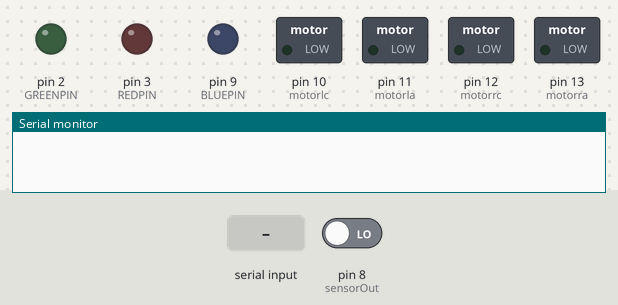
Recording of a sketch running on a simulated Arduino Uno, built with avr-gcc and run on an emulated ATmega328P. Parts: switched loads named in the sketch (green lamp = pin HIGH), output pins drawn as LEDs (lit = HIGH), the last lines printed to the serial monitor. The inputs (shaded band) are chosen by the test bench; at power-on: pin 8 (sensorOut) LOW. Pins used as bus, display or sensor lines are not drawn.

Above: at 1.2 s.
1.3 s: "Right" received over the second serial link
At 3.7 s:
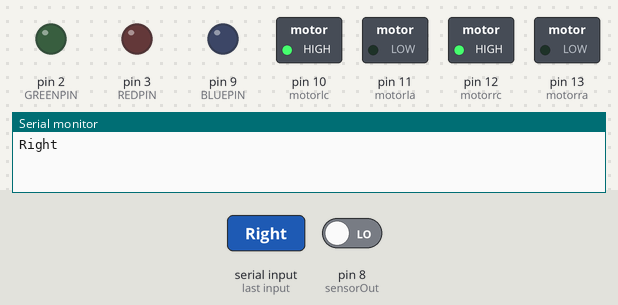
4.5 s: "Left" received over the second serial link
At 6.4 s:
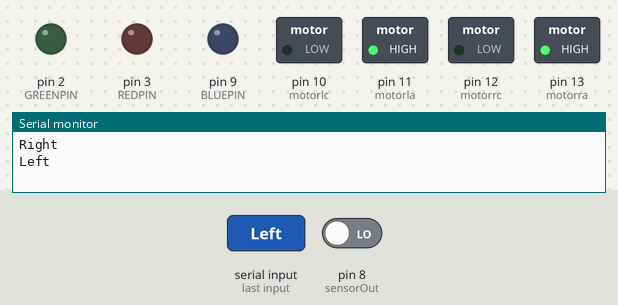
7.5 s: "Back" received over the second serial link
At 10.2 s:
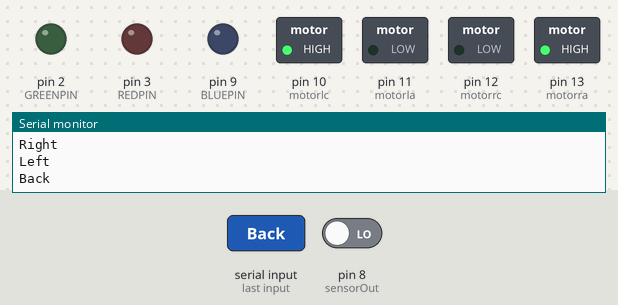
10.5 s: "Forward" received over the second serial link
At 13.4 s:
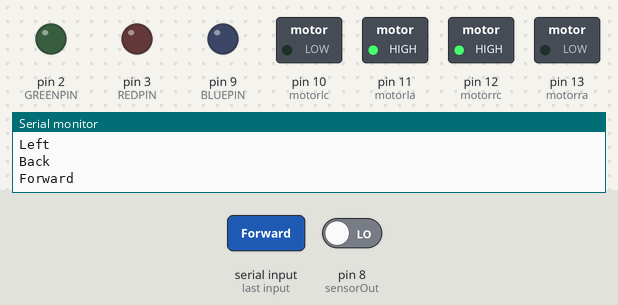
Timing chart, 0 to 14.5 s (numbered marks = the images above; inputs shaded):
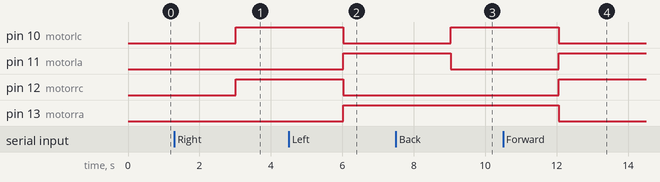

Measured:
- after the input at 1.3 s, pin 10 (motorlc), pin 12 (motorrc): LOW → HIGH after 1.7 s
- after the input at 4.5 s, pin 10 (motorlc), pin 12 (motorrc): HIGH → LOW after 1.5 s; pin 11 (motorla), pin 13 (motorra): LOW → HIGH after 1.5 s
- after the input at 7.5 s, pin 10 (motorlc): LOW → HIGH after 1.5 s; pin 11 (motorla): HIGH → LOW after 1.5 s
- after the input at 10.5 s, pin 10 (motorlc), pin 13 (motorra): HIGH → LOW after 1.6 s; pin 11 (motorla), pin 12 (motorrc): LOW → HIGH after 1.6 s

The sketch:

Chameleon_Car_Prototype.ino
```cpp
#include <SoftwareSerial.h>
SoftwareSerial BT(0, 1);


int motorlc = 10; // left motor clockwise rotation
int motorla = 11; // left motor anticlockwise rotation
int motorrc = 12; // right motor clockwise rotation
int motorra = 13; // right motor anticlockwise rotatio
#define S0 4
#define S1 5
#define S2 6
#define S3 7
#define sensorOut 8
#define REDPIN  3
#define GREENPIN 2
#define BLUEPIN 9
int red_f = 0, green_f = 0, blue_f = 0;
String readString;

void setup() {     // presenting pins as outputs

  pinMode(motorlc, OUTPUT);
  pinMode(motorla, OUTPUT);
  pinMode(motorrc, OUTPUT);
  pinMode(motorra, OUTPUT);
  pinMode(S0, OUTPUT);
  pinMode(S1, OUTPUT);
  pinMode(S2, OUTPUT);
  pinMode(S3, OUTPUT);
  pinMode(sensorOut, INPUT);
  pinMode(REDPIN, OUTPUT);
  pinMode(GREENPIN, OUTPUT);
  pinMode(BLUEPIN, OUTPUT);
  // Setting frequency-scaling to 20%
  digitalWrite(S0, HIGH);
  digitalWrite(S1, LOW);
  Serial.begin(9600);
  BT.begin(9600);
}
void loop() {
  digitalWrite(S2, LOW);
  digitalWrite(S3, LOW);
  // Reading the output frequency
  red_f = pulseIn(sensorOut, LOW);
  red_f = map(red_f, 0, 350, 0, 255);
  if (red_f <= 50 && green_f >= 125 && green_f <= 140 && blue_f <= 125 && blue_f >= 115)
  {
    digitalWrite(REDPIN, 0);
    digitalWrite(BLUEPIN, 1);
    digitalWrite(GREENPIN, 1);
  }
  // Setting Green filtered photodiodes to be read
  digitalWrite(S2, HIGH);
  digitalWrite(S3, HIGH);
  // Reading the output frequency
  green_f = pulseIn(sensorOut, LOW);
  green_f = map(green_f, 0, 350, 0, 255);
  if (green_f >= 65 && green_f <= 85 && red_f >= 120 && red_f <= 145 && blue_f >= 50)
  {
    digitalWrite(GREENPIN, 0);
    digitalWrite(BLUEPIN, 1);
    digitalWrite(REDPIN, 1);
  }

  // Printing the value on the serial monito
  // Setting Blue filtered photodiodes to be read
  digitalWrite(S2, LOW);
  digitalWrite(S3, HIGH);
  // Reading the output frequency
  blue_f = pulseIn(sensorOut, LOW);
  blue_f = map(blue_f, 0, 350, 0, 255);

  if (blue_f <= 55 && red_f >= 135 && red_f <= 180 && green_f >= 115 && green_f <= 130)
  {
    digitalWrite(BLUEPIN, 0);
    digitalWrite(GREENPIN, 1);
    digitalWrite(REDPIN, 1);
  }
  while (BT.available()) { // the code here is for bluetooth
    delay(3);
    char c = BT.read();
    readString += c;
  }
  if (readString.length() > 0) { // when a certain button is pressed the reaction will be...
    Serial.println(readString);
    if (readString == "Right") {

      digitalWrite(motorlc, HIGH);
      digitalWrite(motorla, LOW);
      digitalWrite(motorrc, HIGH);
      digitalWrite(motorra, LOW);
    }
    if (readString == "Left") {

      digitalWrite(motorlc, LOW);
      digitalWrite(motorla, HIGH);
      digitalWrite(motorrc, LOW);
      digitalWrite(motorra, HIGH);
    }
    if (readString == "Back") {

      digitalWrite(motorlc, HIGH);
      digitalWrite(motorla, LOW);
      digitalWrite(motorrc, LOW);
      digitalWrite(motorra, HIGH);
    }
    if (readString == "Forward") {

      digitalWrite(motorlc, LOW);
      digitalWrite(motorla, HIGH);
      digitalWrite(motorrc, HIGH);
      digitalWrite(motorra, LOW);
    }
    if (readString == "Stop") {

      digitalWrite(motorlc, LOW);
      digitalWrite(motorla, LOW);
      digitalWrite(motorrc, LOW);
      digitalWrite(motorra, LOW);

    }


  }
  readString = "";
}
```
